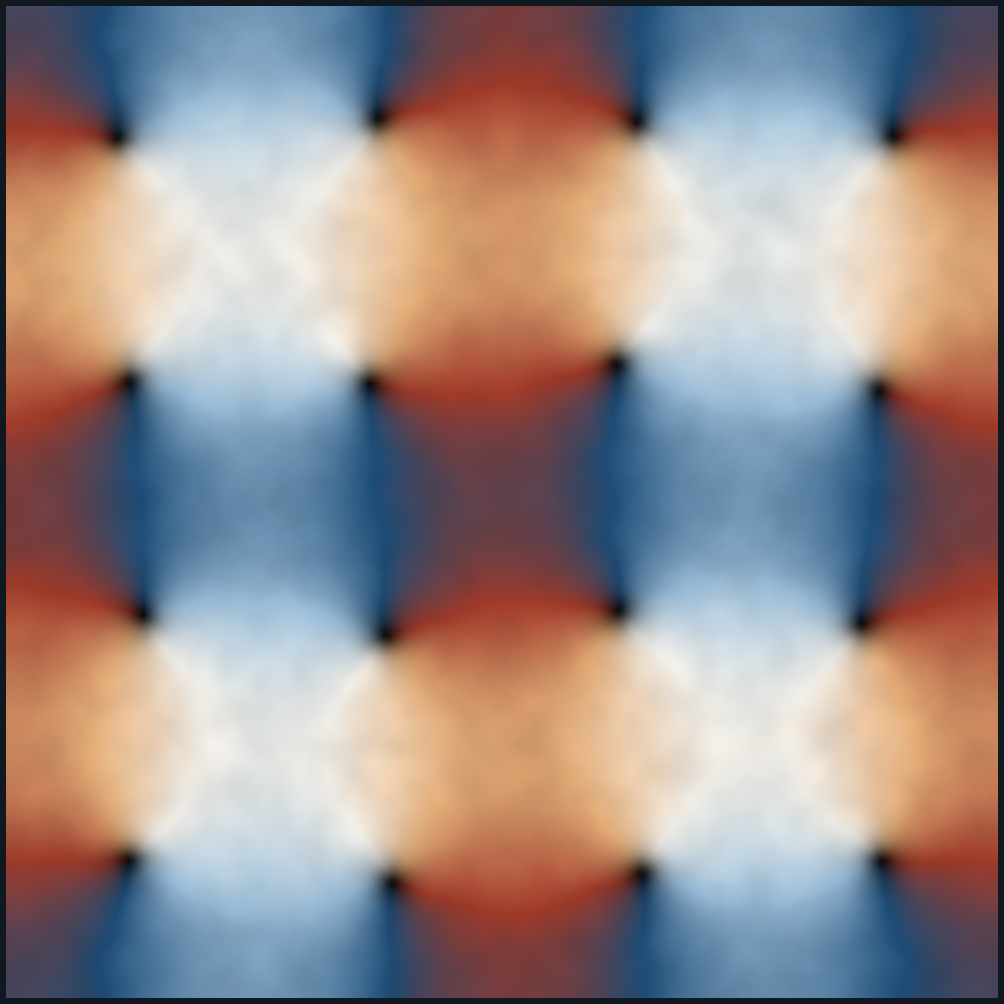

Source code (Python):
#!/usr/bin/env python3
"""Frontispiece: a periodic array of quantized vortices of alternating sign in a 2D superfluid, computed with the qf-pgpe engine of rusty-SUNDIALS
(imprint_v2 + 15 time units of projected-GPE evolution). Phase as colour, density as brightness."""
import sys; from pathlib import Path
sys.path.insert(0, str(Path(__file__).resolve().parents[1])); sys.path.insert(0, "/mnt/data/xdev-cache/qf_ext")
from figstyle import *
import qf_pgpe
from matplotlib.colors import LightSource
N, L = 256, 64.0
s = qf_pgpe.Pgpe(N, L)
pos, q = [], []
for i in range(4):
    for j in range(4):
        pos.append([(i + 0.5) * L / 4 + 0.9 * np.sin(1.7 * j + i), (j + 0.5) * L / 4 + 0.9 * np.cos(2.3 * i + j)]); q.append(1 if (i + j) % 2 == 0 else -1)
c = s.imprint_v2(s.uniform(), np.array(pos), np.array(q))
c = s.run(c, 15.0)
psi = np.fft.ifft2(np.asarray(c))
n = np.abs(psi) ** 2; ph = np.angle(psi)
fig = plt.figure(figsize=(6.2, 6.2), facecolor="#101820"); ax = fig.add_axes([0, 0, 1, 1]); ax.axis("off")
rgb = vortex_cmap()((ph + np.pi) / (2 * np.pi))[..., :3]
b = np.clip(n / np.percentile(n, 99), 0, 1) ** 0.7
img = rgb * (0.12 + 0.88 * b[..., None])
ax.imshow(np.transpose(img, (1, 0, 2)), origin="lower", extent=[0, L, 0, L], interpolation="bilinear")
fig.savefig(FIG / "cover_frontispiece.pdf", dpi=300); fig.savefig(FIG / "cover_frontispiece.png", dpi=160); print("ok", float(n.min()), float(n.max()), len(pos))
